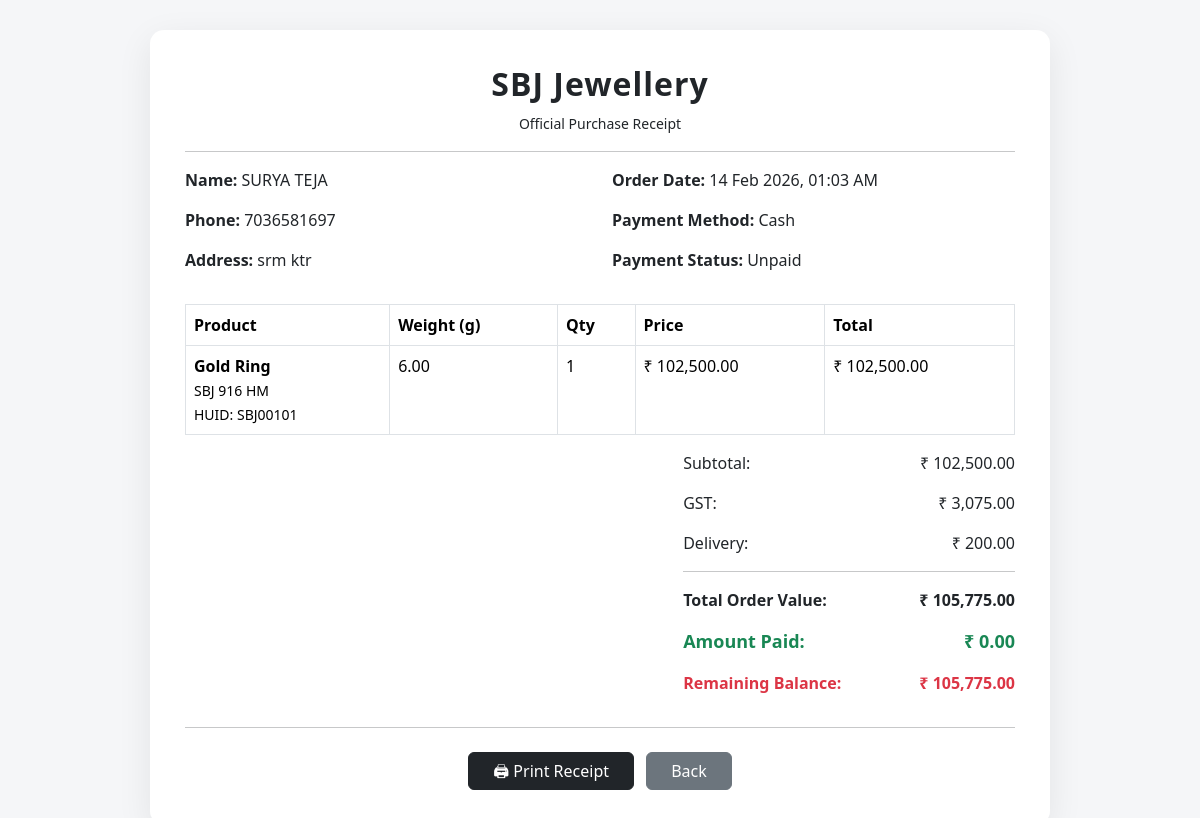
The app's page /receipt.php?id=59 with its own data.
### tables this page shows
CREATE TABLE `orders` (
  `id` int(11) NOT NULL,
  `customer_id` int(11) DEFAULT NULL,
  `customer_name` varchar(100) DEFAULT NULL,
  `phone` varchar(20) DEFAULT NULL,
  `address` text DEFAULT NULL,
  `payment_method` varchar(20) DEFAULT NULL,
  `total_amount` decimal(10,2) DEFAULT NULL,
  `subtotal` decimal(10,2) DEFAULT NULL,
  `gst_amount` decimal(10,2) DEFAULT NULL,
  `delivery_charge` decimal(10,2) DEFAULT NULL,
  `order_date` datetime DEFAULT current_timestamp(),
  `order_status` enum('Pending','Packed','Cancelled') DEFAULT 'Pending',
  `order_source` enum('Online','Offline') NOT NULL DEFAULT 'Online',
  `payment_status` enum('Unpaid','Partially Paid','Paid') DEFAULT 'Unpaid',
  `is_emi` tinyint(1) DEFAULT 0,
  `emi_total_amount` decimal(10,2) DEFAULT 0.00,
  `emi_paid_amount` decimal(10,2) DEFAULT 0.00,
  `emi_remaining_amount` decimal(10,2) DEFAULT 0.00,
  `emi_months` int(11) DEFAULT 0,
  `device_type` varchar(20) DEFAULT NULL,
  `payment_time` datetime DEFAULT NULL
);

CREATE TABLE `order_items` (
  `id` int(11) NOT NULL,
  `order_id` int(11) NOT NULL,
  `product_id` int(11) NOT NULL,
  `quantity` int(11) NOT NULL,
  `price` decimal(10,2) NOT NULL
);

CREATE TABLE `products` (
  `id` int(11) NOT NULL,
  `category_id` int(11) DEFAULT NULL,
  `name` varchar(150) DEFAULT NULL,
  `weight` decimal(10,2) DEFAULT NULL,
  `price` decimal(10,2) DEFAULT NULL,
  `stock` int(11) NOT NULL DEFAULT 0,
  `image` varchar(255) DEFAULT NULL,
  `description` text DEFAULT NULL,
  `featured` tinyint(1) DEFAULT 0,
  `purity` enum('916','999') NOT NULL,
  `huid_code` varchar(10) DEFAULT NULL
);

### receipt.php (the view, shortened to what this page needs)
<?php
include 'db.php';
$order_id = (int) $_GET['id'];
$order_stmt = mysqli_prepare($conn, "SELECT * FROM orders WHERE id = ?");
mysqli_stmt_bind_param($order_stmt, "i", $order_id);
mysqli_stmt_execute($order_stmt);
$order_result = mysqli_stmt_get_result($order_stmt);
$order = mysqli_fetch_assoc($order_result);
$item_stmt = mysqli_prepare($conn, "
    SELECT
        oi.quantity,
        oi.price,
        p.name,
        p.weight,
        p.purity,
        p.huid_code
    FROM order_items oi
    JOIN products p ON oi.product_id = p.id
    WHERE oi.order_id = ?
");
mysqli_stmt_bind_param($item_stmt, "i", $order_id);
mysqli_stmt_execute($item_stmt);
$items = mysqli_stmt_get_result($item_stmt);
$isPacked = ($order['order_status'] === 'Packed');
$isEmi    = ((int)$order['is_emi'] === 1);
$isCash   = ($order['payment_method'] === 'Cash');
$subtotal        = (float)($order['subtotal'] ?? 0);
$gst_amount      = (float)($order['gst_amount'] ?? 0);
$delivery_charge = (float)($order['delivery_charge'] ?? 0);
$total_amount    = (float)($order['total_amount'] ?? 0);
$emiPaid      = (float)($order['emi_paid_amount'] ?? 0);
$emiRemaining = (float)($order['emi_remaining_amount'] ?? 0);
if ($isCash) {
    $amountPaid = 0;
    $remainingBalance = $total_amount;
}
elseif ($isEmi) {
    $amountPaid = $emiPaid;
    $remainingBalance = $emiRemaining;
}
else {
    $amountPaid = $total_amount;
    $remainingBalance = 0;
}
?>
<!DOCTYPE html>
<html>
<head>
<link href="https://cdn.jsdelivr.net/npm/bootstrap@5.3.2/dist/css/bootstrap.min.css" rel="stylesheet">
</head>
<body>
<div class="receipt-box">
<div class="receipt-header">
    <h2>SBJ Jewellery</h2>
    <small>Official Purchase Receipt</small>
</div>
<hr>
<div class="row">
    <div class="col-md-6">
        <p><strong>Name:</strong> <?= htmlspecialchars($order['customer_name']); ?></p>
        <p><strong>Phone:</strong> <?= htmlspecialchars($order['phone']); ?></p>
        <p><strong>Address:</strong> <?= htmlspecialchars($order['address']); ?></p>
    </div>
    <div class="col-md-6">
        <p><strong>Order Date:</strong> <?= date("d M Y, h:i A", strtotime($order['order_date'])); ?></p>
        <p><strong>Payment Method:</strong> <?= htmlspecialchars($order['payment_method']); ?></p>
        <p><strong>Payment Status:</strong> <?= htmlspecialchars($order['payment_status']); ?></p>
    </div>
</div>
<table class="table table-bordered mt-3">
<thead>
<tr>
<th>Product</th>
<th>Weight (g)</th>
<th>Qty</th>
<th>Price</th>
<th>Total</th>
</tr>
</thead>
<tbody>
<?php while ($row = mysqli_fetch_assoc($items)) {
    $quantity = (int)$row['quantity'];
    $price = (float)$row['price'];
    $line_total = $price * $quantity;
    $purityLabel = ($row['purity'] == '916') ? 'SBJ 916 HM' :
                   (($row['purity'] == '999') ? 'SBJ 999' : '');
?>
<tr>
<td>
<strong><?= htmlspecialchars($row['name']); ?></strong><br>
<small>
<?= $purityLabel; ?><br>
HUID: <?= htmlspecialchars($row['huid_code']); ?>
</small>
</td>
<td><?= htmlspecialchars($row['weight']); ?></td>
<td><?= $quantity; ?></td>
<td>₹ <?= number_format($price,2); ?></td>
<td>₹ <?= number_format($line_total,2); ?></td>
</tr>
<?php } ?>
</tbody>
</table>
<div class="row justify-content-end">
<div class="col-md-5">
<p class="d-flex justify-content-between">
<span>Subtotal:</span>
<span>₹ <?= number_format($subtotal,2); ?></span>
</p>
<p class="d-flex justify-content-between">
<span>GST:</span>
<span>₹ <?= number_format($gst_amount,2); ?></span>
</p>
<p class="d-flex justify-content-between">
<span>Delivery:</span>
<span>₹ <?= number_format($delivery_charge,2); ?></span>
</p>
<hr>
<p class="d-flex justify-content-between">
<strong>Total Order Value:</strong>
<strong>₹ <?= number_format($total_amount,2); ?></strong>
</p>
<p class="d-flex justify-content-between amount-paid">
<span>Amount Paid:</span>
<span>₹ <?= number_format($amountPaid,2); ?></span>
</p>
<?php if ($remainingBalance > 0) { ?>
<p class="d-flex justify-content-between remaining">
<span>Remaining Balance:</span>
<span>₹ <?= number_format($remainingBalance,2); ?></span>
</p>
<?php } ?>
</div>
</div>
<hr>
<div class="text-center mt-4 no-print">
<?php if ($isPacked) { ?>
<button onclick="window.print()" class="btn btn-dark px-4">🖨 Print Receipt</button>
<?php } else { ?>
<button class="btn btn-dark px-4" disabled>🔒 Print Locked</button>
<?php } ?>
<a href="order_history.php" class="btn btn-secondary ms-2 px-4">Back</a>
</div>
</div>
</body>
</html>

### receipt.php (style rules this page uses)
body { background:#f5f6f8; font-family: 'Segoe UI', sans-serif; }
.receipt-box { max-width: 900px; margin: 30px auto; background: #ffffff; padding: 35px; border-radius: 14px; box-shadow: 0 10px 35px rgba(0,0,0,0.08); }
.receipt-header { text-align: center; margin-bottom: 15px; }
.receipt-header h2 { font-weight: 700; letter-spacing: 1px; }
.amount-paid { font-size: 18px; font-weight: 700; color: #198754; }
.remaining { font-size: 16px; font-weight: 700; color: #dc3545; }

### records on screen
orders: customer_name "SURYA TEJA", phone "7036581697", address "srm ktr", order_date "14 Feb 2026, 01:03 AM", payment_method "Cash", payment_status "Unpaid", subtotal "102,500.00", gst_amount "3,075.00", delivery_charge "200.00", total_amount "105,775.00", payment_method "0.00"
order_items: product.name "Gold Ring", product.purity "SBJ 916 HM", product.huid_code "SBJ00101", product.weight "6.00", quantity "1", price "102,500.00", line_total "102,500.00"
